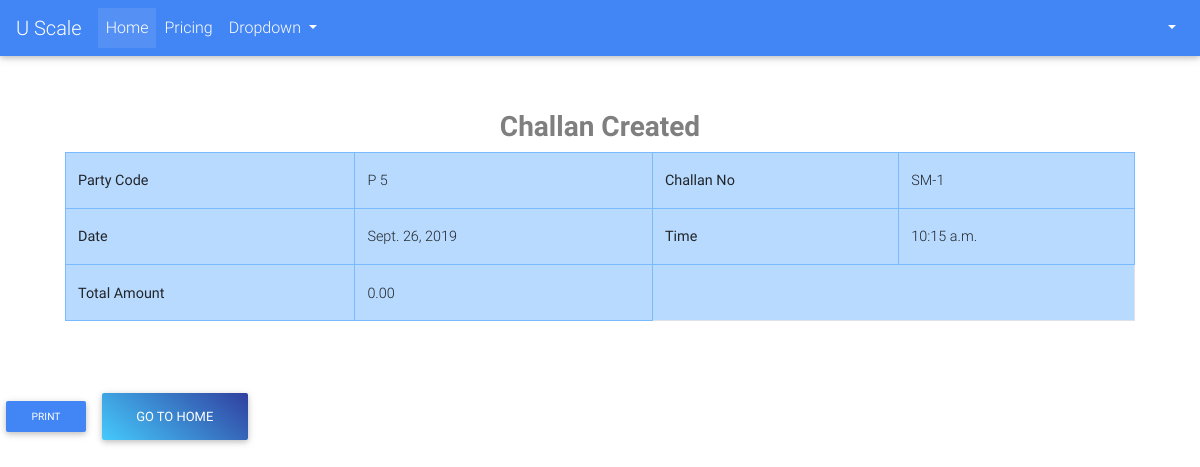
The page /challans/done/SM-1/ (signed in) on the database as committed earlier.
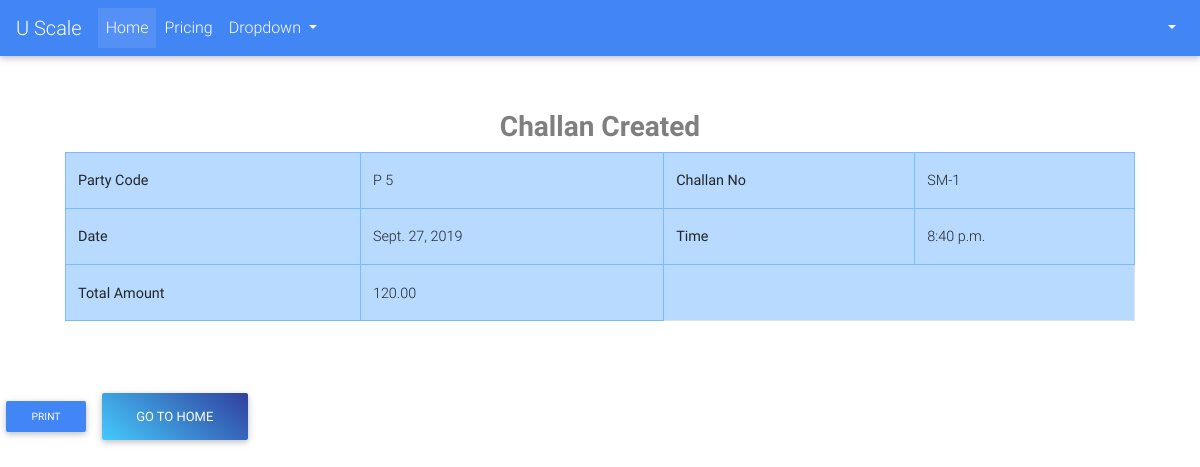
The same page on the database as committed later.
### challans/models.py (models this page shows, shortened)
class Challan(models.Model):
    STATUS_CHOICES = (("CR", "Created"), ("ED", "Entries Done"), ("RD", "Reports Done"),
                      ("PB", "Published"), ("PD", "Payment Done"))
    party = models.ForeignKey("parties.Party", on_delete=models.CASCADE)
    challan_no = models.CharField(max_length=32, unique=True, default=challan_no_generator)
    vehicle_details = models.CharField(max_length=128, blank=True, null=True)
    weights_amount = models.DecimalField(max_digits=9, decimal_places=2, default=0.00)
    extra_charges = models.DecimalField(max_digits=9, decimal_places=2, default=0.00)
    total_amount = models.DecimalField(max_digits=9, decimal_places=2, default=0.00)
    status = models.CharField(max_length=2, default="CR")
    image = models.ImageField(upload_to="payments/", blank=True, null=True)
    extra_info = models.TextField(blank=True)
    created_on = models.DateTimeField(auto_now_add=True)
    updated_on = models.DateTimeField(auto_now=True)

### parties/models.py (models this page shows, shortened)
class Party(models.Model):
    party_category = models.ForeignKey(PartyCategory, blank=True, null=True, on_delete=models.SET_NULL)
    rate_group = models.ForeignKey("rates.RateGroup", on_delete=models.PROTECT)
    name = models.CharField(max_length=128)
    code = models.CharField(max_length=32)
    address = models.TextField(blank=True)
    phone = models.CharField(max_length=13)
    whatsapp = models.CharField(max_length=13)
    email = models.EmailField(blank=True, null=True)
    is_wallet_party = models.BooleanField(default=True)
    is_active = models.BooleanField(default=True)
    @property
    def get_display_text(self):
        return self.name
    class Meta:
        verbose_name = "Party"
        verbose_name_plural = "Parties"

### challans/views.py (the view)
# urls.py: url(r'^done/(?P<challan_no>[0-9a-zA-Z-]+)/$', views.ChallanDoneView.as_view(), name="done"),
class ChallanDoneView(LoginRequiredMixin, DetailView):
    model = Challan
    slug_url_kwarg = "challan_no"
    slug_field = "challan_no"
    template_name = "challans/done.html"

### portal/templates/challans/done.html (shortened to what this page needs)
{% extends "portal/base.html" %}
{% load crispy_forms_tags %}
{% block content %}
    <div class="container" style="padding: 50px 20px">
        <div class="heading" id="heading">
            <h3 class="text-black-50 font-weight-bold text-center">Challan Created</h3>
        </div>
        <div class="container" id="challanDetails">
            <table class="table table-bordered table-primary">
                <tbody>
                    <tr>
                        <th>Party Code</th>
                        <td>{{ challan.party.get_display_text }}</td>
                        <th>Challan No</th>
                        <td>{{ challan.challan_no }}</td>
                    </tr>
                    <tr>
                        <th>Date</th>
                        <td>{{ challan.created_on.date }}</td>
                        <th>Time</th>
                        <td>{{ challan.created_on.time }}</td>
                    </tr>
                    <tr>
                        <th>Total Amount</th>
                        <td>{{ challan.total_amount }}</td>
                    </tr>
                </tbody>
            </table>
        </div>
    </div>
    <button class="btn btn-primary btn-sm">Print</button>
    <a href="{% url "portal:home" %}"><button class="btn blue-gradient">Go to home</button></a>
{% endblock %}

### portal/templates/portal/base.html (shortened to what this page needs)
{% load static %}
<!DOCTYPE html>
<html lang="en">
<head>
    <link href="{% static "css/bootstrap.min.css" %}" rel="stylesheet">
    <link href="{% static "css/mdb.min.css" %}" rel="stylesheet">
    <link href="{% static "css/style.css" %}" rel="stylesheet">
</head>
<body>
    {% include "portal/header.html" %}
    {% block content %}
    {% endblock %}
</body>
</html>

### portal/templates/portal/header.html (shortened to what this page needs)
{% load static  %}
<nav class="mb-1 navbar navbar-expand-lg navbar-dark primary-color">
  <a class="navbar-brand" href="#">U Scale</a>
  <div class="collapse navbar-collapse" id="navbarSupportedContent-333">
    <ul class="navbar-nav mr-auto">
      <li class="nav-item active">
        <a class="nav-link" href="#">Home
        </a>
      </li>
      <li class="nav-item">
        <a class="nav-link" href="#">Pricing</a>
      </li>
      <li class="nav-item dropdown">
        <a class="nav-link dropdown-toggle" id="navbarDropdownMenuLink-333" data-toggle="dropdown"
          aria-haspopup="true" aria-expanded="false">Dropdown
        </a>
      </li>
    </ul>
    <ul class="navbar-nav ml-auto nav-flex-icons">
      <li class="nav-item">
        <a class="nav-link waves-effect waves-light">
          <i class="fab fa-twitter"></i>
        </a>
      </li>
      <li class="nav-item">
        <a class="nav-link waves-effect waves-light">
          <i class="fab fa-google-plus-g"></i>
        </a>
      </li>
      <li class="nav-item dropdown">
        <a class="nav-link dropdown-toggle" id="navbarDropdownMenuLink-333" data-toggle="dropdown"
          aria-haspopup="true" aria-expanded="false">
          <i class="fas fa-user"></i>
        </a>
      </li>
    </ul>
  </div>
</nav>

Rows that differ between the two databases and show on the page:
removed Challan: party.get_display_text "P 5", challan_no "SM-1", created_on "Sept. 26, 2019", created_on.time "10:15 a.m.", total_amount "0.00"
added Challan: party.get_display_text "P 5", challan_no "SM-1", created_on "Sept. 27, 2019", created_on.time "8:40 p.m.", total_amount "120.00"
